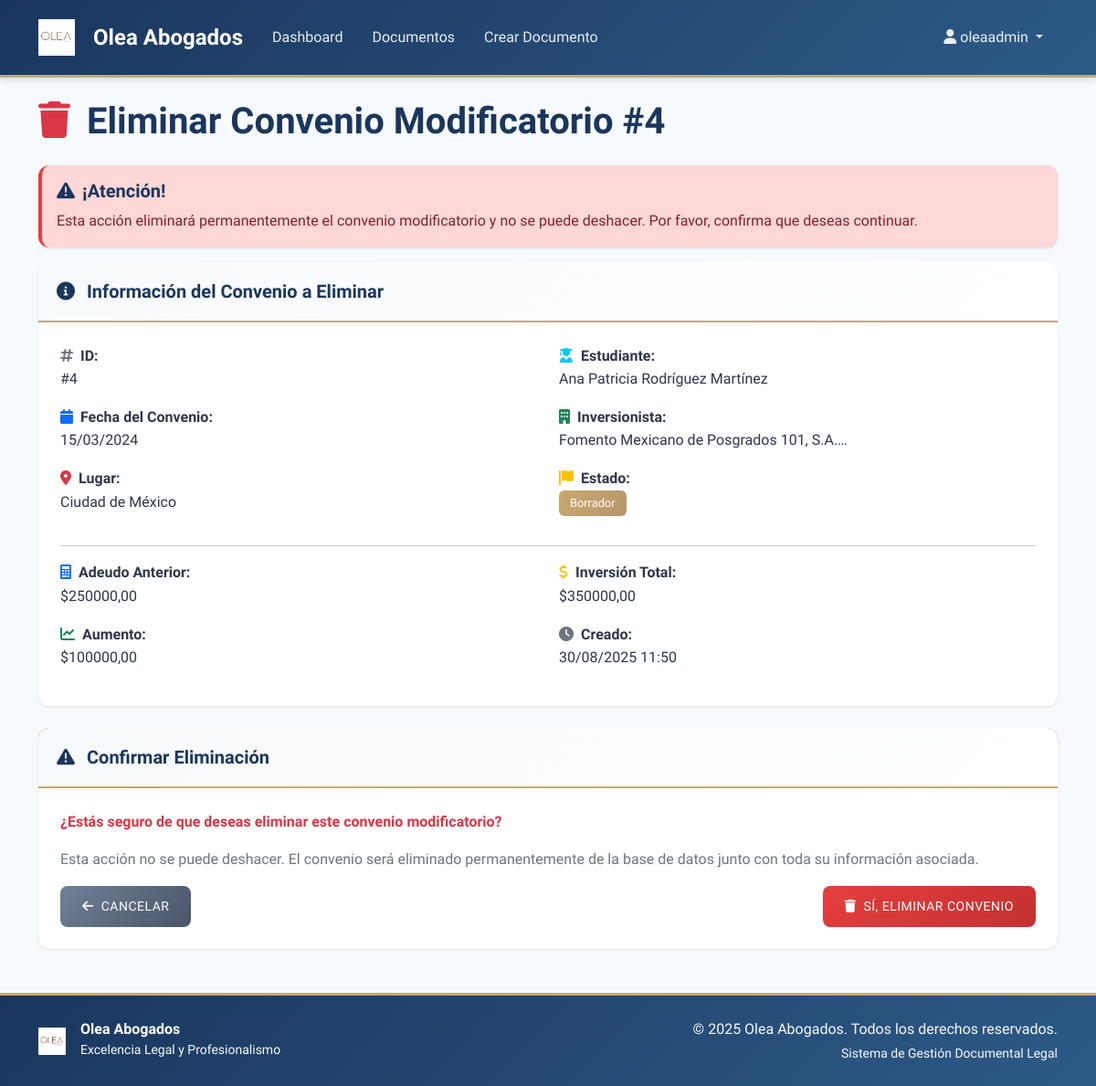
/documentos/convenios-modificatorios/4/eliminar/ (signed in), run on the app's committed database.
### documentos/models.py (models this page shows, shortened)
class ConvenioModificatorio(models.Model):
    fecha_convenio = models.DateField(help_text="Fecha de firma del convenio")
    lugar_convenio = models.CharField(max_length=200, help_text="Lugar de firma del convenio")
    inversionista_razon_social = models.CharField(max_length=200, default="Fomento Mexicano de Posgrados 101, S.A.P.I. de C.V.")
    inversionista_representante = models.CharField(max_length=200, help_text="Nombre del apoderado de F101")
    inversionista_constitucion_escritura = models.CharField(max_length=50, help_text="Número de escritura de constitución")
    inversionista_constitucion_fecha = models.DateField(help_text="Fecha de escritura de constitución")
    inversionista_notario_constitucion = models.CharField(max_length=200, help_text="Notario de constitución")
    inversionista_registro_constitucion = models.CharField(max_length=100, help_text="Folio en Registro Público")
    inversionista_poder_escritura = models.CharField(max_length=50, help_text="Número de escritura de poder")
    inversionista_poder_fecha = models.DateField(help_text="Fecha de escritura de poder")
    inversionista_poder_notario = models.CharField(max_length=200, help_text="Notario del poder")
    contrato_original_fecha = models.DateField(help_text="Fecha del Contrato de Inversión original")
    contrato_original_anexo = models.FileField(upload_to="anexos/", blank=True, null=True, help_text="Copia simple (Anexo 1)")
    estudiante_nombre = models.CharField(max_length=200, help_text="Nombre completo del estudiante")
    estudiante_estado_civil = models.CharField(max_length=50, help_text="Estado civil")
    estudiante_nacionalidad = models.CharField(max_length=50, help_text="Nacionalidad")
    estudiante_ocupacion = models.CharField(max_length=100, help_text="Ocupación")
    estudiante_rfc = models.CharField(max_length=13, help_text="Clave del RFC")
    estudiante_curp = models.CharField(max_length=18, help_text="Clave Única de Registro de Población")
    adeudo_principal_anterior = models.DecimalField(max_digits=14, decimal_places=2, help_text="Adeudo anterior (sin intereses)")
    adeudo_principal_anterior_texto = models.CharField(max_length=200, help_text="Monto anterior en texto")
    credito_original = models.DecimalField(max_digits=14, decimal_places=2, help_text="Monto del crédito original", null=True, blank=True)
    luis_nombre = models.CharField(max_length=200, help_text="Nombre de Luis Alejandro Cuevas Padilla")
    luis_estado_civil = models.CharField(max_length=50, blank=True)
    luis_ocupacion = models.CharField(max_length=100, blank=True)
    luis_rfc = models.CharField(max_length=13, help_text="RFC de Luis")
    luis_curp = models.CharField(max_length=18, help_text="CURP de Luis")
    lizette_nombre = models.CharField(max_length=200, help_text="Nombre de Lizette Guadalupe López Ortega")
    lizette_estado_civil = models.CharField(max_length=50, blank=True)
    lizette_ocupacion = models.CharField(max_length=100, blank=True)
    lizette_rfc = models.CharField(max_length=13, blank=True)
    lizette_curp = models.CharField(max_length=18, blank=True)
    aumento_monto = models.DecimalField(max_digits=14, decimal_places=2, help_text="Monto adicional acordado")
    aumento_monto_texto = models.CharField(max_length=200, help_text="Monto adicional en texto")
    inversion_total = models.DecimalField(max_digits=14, decimal_places=2, help_text="Inversión total (principal + aumento)")
    inversion_total_texto = models.CharField(max_length=200, help_text="Inversión total en texto")
    adeudo_actualizado = models.DecimalField(max_digits=14, decimal_places=2, help_text="Adeudo total actualizado")
    pagare_ii_fecha = models.DateField(help_text="Fecha de emisión del Pagaré II")
    pagare_i_devuelto = models.BooleanField(help_text="¿Se devolvió el Pagaré I cancelado?", default=True)
    dispo_periodo_inicio = models.DateField(help_text="Inicio del Periodo de Disposición")
    dispo_periodo_fin = models.DateField(help_text="Fin del Periodo de Disposición")
    cat_anual = models.DecimalField(max_digits=5, decimal_places=2, help_text="Costo Anual Total (%)")
    tasa_interes_mensual = models.DecimalField(max_digits=5, decimal_places=2, help_text="Tasa de interés mensual (%)")
    tasa_moratoria_mensual = models.DecimalField(max_digits=5, decimal_places=2, help_text="Tasa de interés moratorio mensual (%)")
    pagos_estudios_num1 = models.IntegerField(help_text="Número de pagos fijos 1")
    pagos_estudios_imp1 = models.DecimalField(max_digits=14, decimal_places=2, help_text="Importe de pagos fijos 1")
    pagos_estudios_num2 = models.IntegerField(help_text="Número de pagos fijos 2")
    pagos_estudios_imp2 = models.DecimalField(max_digits=14, decimal_places=2, help_text="Importe de pagos fijos 2")
    pagos_egreso_num = models.IntegerField(help_text="Número de pagos en etapa de egreso")
    pagos_egreso_imp = models.DecimalField(max_digits=14, decimal_places=2, help_text="Monto fijo de cada pago en egreso")
    pago_egreso_ultimo = models.DecimalField(max_digits=14, decimal_places=2, help_text="Monto del último pago")
    cuenta_numero = models.CharField(max_length=30, help_text="Número de cuenta bancaria")
    cuenta_banco = models.CharField(max_length=100, help_text="Nombre del banco")
    cuenta_titular = models.CharField(max_length=200, help_text="Titular de la cuenta")
    cuenta_clabe = models.CharField(max_length=18, help_text="CLABE interbancaria")
    entrego_acta_nacimiento = models.BooleanField(default=False)
    entrego_identificacion_oficial = models.BooleanField(default=False)
    entrego_reporte_buro = models.BooleanField(default=False)
    entrego_rfc = models.BooleanField(default=False)
    entrego_curp = models.BooleanField(default=False)
    entrego_comprobante_domicilio = models.BooleanField(default=False)
    entrego_comprobante_ingresos = models.BooleanField(default=False)
    cursos_requeridos = models.IntegerField(help_text="Número de cursos requeridos")
    beneficio_descripcion = models.TextField(help_text="Descripción del posible beneficio")
    confidencialidad_years = models.IntegerField(help_text="Años de vigencia de la obligación de confidencialidad")
    usuario = models.ForeignKey(User, on_delete=models.CASCADE, related_name='convenios_modificatorios')
    ESTADO_CHOICES = [
        ('borrador', 'Borrador'),
        ('emitido', 'Emitido'),
        ('firmado', 'Firmado'),
        ('vigente', 'Vigente'),
        ('cancelado', 'Cancelado'),
    ]
    estado = models.CharField(max_length=20, choices=ESTADO_CHOICES, default='borrador')
    html_cache = models.TextField(blank=True)
    fecha_creacion = models.DateTimeField(auto_now_add=True)
    fecha_actualizacion = models.DateTimeField(auto_now=True)
    class Meta:
        verbose_name = "Convenio Modificatorio"
        verbose_name_plural = "Convenios Modificatorios"
        ordering = ['-fecha_convenio', '-fecha_creacion']
    def get_estado_badge_class(self):
        classes = {
            'borrador': 'bg-secondary',
            'emitido': 'bg-info',
            'firmado': 'bg-primary',
            'vigente': 'bg-success',
            'cancelado': 'bg-danger',
        }
        return classes.get(self.estado, 'bg-secondary')

### documentos/views.py (the view, shortened to what this page needs)
# urls.py: path('convenios-modificatorios/<int:pk>/eliminar/', views.ConvenioModificatorioDeleteView.as_view(), name='eliminar_convenio_modificatorio'),
class ConvenioModificatorioDeleteView(LoginRequiredMixin, DeleteView):
    model = ConvenioModificatorio
    template_name = 'documentos/eliminar_convenio_modificatorio.html'
    success_url = reverse_lazy('documentos:lista_convenio_modificatorio')
    context_object_name = 'convenio'
    def get_queryset(self):
        return ConvenioModificatorio.objects.filter(usuario=self.request.user)
    def get_context_data(self, **kwargs):
        context = super().get_context_data(**kwargs)
        context['title'] = 'Eliminar Convenio Modificatorio'
        return context

### templates/documentos/eliminar_convenio_modificatorio.html (shortened to what this page needs)
{% extends 'base.html' %}
{% block content %}
<div class="row">
    <div class="col-12">
        <h1 class="mb-4">
            <i class="fas fa-trash text-danger me-2"></i>
            Eliminar Convenio Modificatorio #{{ convenio.id }}
        </h1>
    </div>
</div>
<div class="row">
    <div class="col-12">
        <div class="alert alert-danger" role="alert">
            <h5><i class="fas fa-exclamation-triangle me-2"></i>¡Atención!</h5>
            <p class="mb-0">
                Esta acción eliminará permanentemente el convenio modificatorio y no se puede deshacer.
                Por favor, confirma que deseas continuar.
            </p>
        </div>
    </div>
</div>
<div class="row">
    <div class="col-12">
        <div class="card">
            <div class="card-header">
                <h5 class="mb-0">
                    <i class="fas fa-info-circle me-2"></i>
                    Información del Convenio a Eliminar
                </h5>
            </div>
            <div class="card-body">
                <div class="row">
                    <div class="col-md-6">
                        <p><strong><i class="fas fa-hashtag me-2 text-muted"></i>ID:</strong><br>
                        #{{ convenio.id }}</p>
                        <p><strong><i class="fas fa-calendar me-2 text-primary"></i>Fecha del Convenio:</strong><br>
                        {{ convenio.fecha_convenio|date:"d/m/Y" }}</p>
                        <p><strong><i class="fas fa-map-marker-alt me-2 text-danger"></i>Lugar:</strong><br>
                        {{ convenio.lugar_convenio }}</p>
                    </div>
                    <div class="col-md-6">
                        <p><strong><i class="fas fa-user-graduate me-2 text-info"></i>Estudiante:</strong><br>
                        {{ convenio.estudiante_nombre }}</p>
                        <p><strong><i class="fas fa-building me-2 text-success"></i>Inversionista:</strong><br>
                        {{ convenio.inversionista_razon_social|truncatechars:40 }}</p>
                        <p><strong><i class="fas fa-flag me-2 text-warning"></i>Estado:</strong><br>
                        <span class="badge {{ convenio.get_estado_badge_class }}">
                            {{ convenio.get_estado_display }}
                        </span></p>
                    </div>
                </div>
                <hr>
                <div class="row">
                    <div class="col-md-6">
                        <p><strong><i class="fas fa-calculator me-2 text-primary"></i>Adeudo Anterior:</strong><br>
                        ${{ convenio.adeudo_principal_anterior|floatformat:2 }}</p>
                        <p><strong><i class="fas fa-chart-line me-2 text-success"></i>Aumento:</strong><br>
                        ${{ convenio.aumento_monto|floatformat:2 }}</p>
                    </div>
                    <div class="col-md-6">
                        <p><strong><i class="fas fa-dollar-sign me-2 text-warning"></i>Inversión Total:</strong><br>
                        ${{ convenio.inversion_total|floatformat:2 }}</p>
                        <p><strong><i class="fas fa-clock me-2 text-muted"></i>Creado:</strong><br>
                        {{ convenio.fecha_creacion|date:"d/m/Y H:i" }}</p>
                    </div>
                </div>
            </div>
        </div>
    </div>
</div>
<div class="row mt-4">
    <div class="col-12">
        <div class="card border-danger">
            <div class="card-header bg-danger text-white">
                <h5 class="mb-0">
                    <i class="fas fa-exclamation-triangle me-2"></i>
                    Confirmar Eliminación
                </h5>
            </div>
            <div class="card-body">
                <form method="post">
                    <p class="text-danger">
                        <strong>¿Estás seguro de que deseas eliminar este convenio modificatorio?</strong>
                    </p>
                    <p class="text-muted">
                        Esta acción no se puede deshacer. El convenio será eliminado permanentemente
                        de la base de datos junto con toda su información asociada.
                    </p>
                    <div class="d-flex justify-content-between">
                        <a href="{% url 'documentos:detalle_convenio_modificatorio' convenio.pk %}" class="btn btn-secondary">
                            <i class="fas fa-arrow-left me-2"></i>Cancelar
                        </a>
                        <button type="submit" class="btn btn-danger">
                            <i class="fas fa-trash me-2"></i>Sí, Eliminar Convenio
                        </button>
                    </div>
                </form>
            </div>
        </div>
    </div>
</div>
{% endblock %}

### templates/base.html (shortened to what this page needs)
<!DOCTYPE html>
<html lang="es">
<head>
    <link href="https://cdn.jsdelivr.net/npm/bootstrap@5.1.3/dist/css/bootstrap.min.css" rel="stylesheet">
    <link rel="stylesheet" href="https://cdn.jsdelivr.net/npm/@fortawesome/fontawesome-free@6.0.0/css/all.min.css">
    {% load static %}
    <link rel="stylesheet" href="{% static 'css/style.css' %}">
</head>
<body>
    <nav class="navbar navbar-expand-lg navbar-dark">
        <div class="container">
            <a class="navbar-brand" href="{% url 'home' %}">
                <img src="{% static 'images/Olea_logo.jpg' %}" alt="Olea Logo" class="me-2">
                <span>Olea Abogados</span>
            </a>
            <div class="collapse navbar-collapse" id="navbarNav">
                <ul class="navbar-nav me-auto">
                    {% if user.is_authenticated %}
                        <li class="nav-item">
                            <a class="nav-link" href="{% url 'dashboard' %}">Dashboard</a>
                        </li>
                        <li class="nav-item">
                            <a class="nav-link" href="{% url 'documentos:lista' %}">Documentos</a>
                        </li>
                        <li class="nav-item">
                            <a class="nav-link" href="{% url 'documentos:crear' %}">Crear Documento</a>
                        </li>
                    {% endif %}
                </ul>
                <ul class="navbar-nav">
                    {% if user.is_authenticated %}
                        <li class="nav-item dropdown">
                            <a class="nav-link dropdown-toggle" href="#" id="navbarDropdown" role="button" data-bs-toggle="dropdown">
                                <i class="fas fa-user me-1"></i>{{ user.username }}
                            </a>
                        </li>
                    {% endif %}
                </ul>
            </div>
        </div>
    </nav>
    <main class="container mt-4">
        {% block content %}{% endblock %}
    </main>
    <footer class="mt-5 py-4">
        <div class="container">
            <div class="row align-items-center">
                <div class="col-md-6">
                    <div class="d-flex align-items-center">
                        <img src="{% static 'images/Olea_logo.jpg' %}" alt="Olea Logo" style="height: 30px; width: auto;" class="me-3">
                        <div>
                            <h6 class="mb-0 text-white">Olea Abogados</h6>
                            <small class="text-light">Excelencia Legal y Profesionalismo</small>
                        </div>
                    </div>
                </div>
                <div class="col-md-6 text-md-end text-center mt-3 mt-md-0">
                    <p class="mb-0 text-light">&copy; 2025 Olea Abogados. Todos los derechos reservados.</p>
                    <small class="text-light">Sistema de Gestión Documental Legal</small>
                </div>
            </div>
        </div>
    </footer>
</body>
</html>

### data on the page
ConvenioModificatorio: id "4", fecha_convenio "15/03/2024", lugar_convenio "Ciudad de México", estudiante_nombre "Ana Patricia Rodríguez Martínez", inversionista_razon_social "Fomento Mexicano de Posgrados 101, S.A.…", estado "Borrador", adeudo_principal_anterior "250000,00", aumento_monto "100000,00", inversion_total "350000,00", fecha_creacion "30/08/2025 11:50"

### other printed values
{{ user.username }} "oleaadmin"
